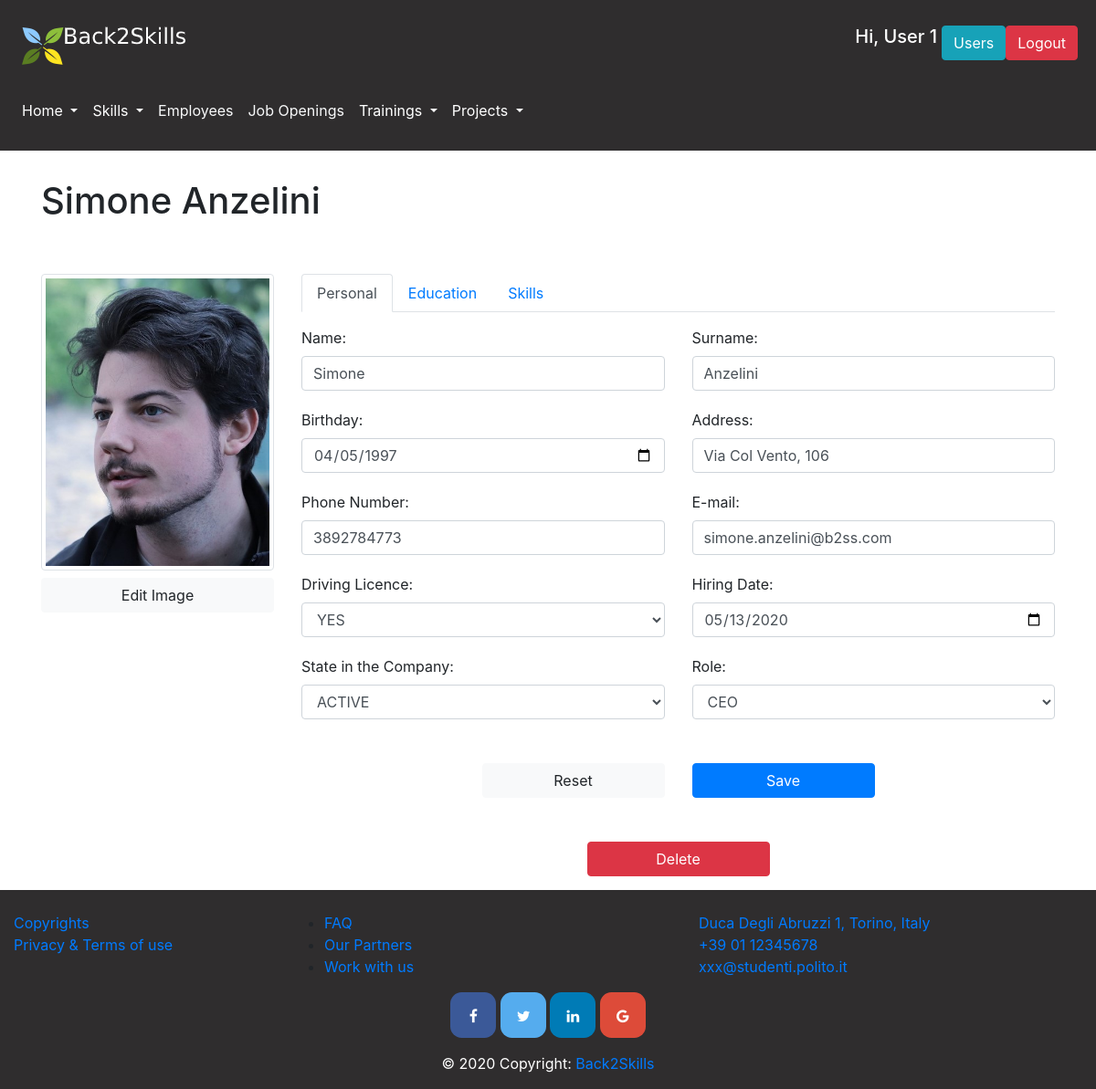
The app's page /edit_employee/12 (signed in) with its own data.
### database.py (models this page shows, shortened)
class User(db.Model):
    __tablename__ = 'user'
    id = db.Column(db.Integer, primary_key=True)
    name = db.Column(db.String)
    surname = db.Column(db.String)
    email = db.Column(db.String, nullable=False, unique=True)
    password = db.Column(db.String, nullable=False)
    admin = db.Column(db.Boolean)
    project = db.Column(db.Integer, db.ForeignKey('project.id'))
    @property
    def is_authenticated(self):
        return True

class Employee(db.Model):
    __tablename__ = 'employee'
    id = db.Column(db.Integer, primary_key=True)
    photo = db.Column(db.String(100), nullable=False, default='')
    cv = db.Column(db.String) #eventually we can put a link to the Curriculum Vitae file
    name = db.Column(db.String)
    surname = db.Column(db.String)
    email = db.Column(db.String)
    telephone = db.Column(db.String)
    date_of_birth = db.Column(db.Date)
    date_of_assumption = db.Column(db.Date)
    living_place = db.Column(db.String)
    driving_licence = db.Column(db.Boolean) #I would say we only specify whether he/she has it or not, so true or false
    role = db.Column(db.Integer, db.ForeignKey('role.id'))
    skill = db.relationship("Skill", secondary="employee_skill")
    training = db.relationship("Training", secondary="employee_training")
    project_role = db.relationship("Project_Role")
    state_in_company = db.Column(db.String)
    education_level = db.Column(db.String)
    language_certificate = db.Column(db.String)

### app.py (the view, shortened to what this page needs)
@app.route('/edit_employee/<int:id>', methods=['GET', 'POST'])
@login_required
def edit_employee(id):
    form = EmployeeForm()
    skills = get_skills()  # get all the skills in db
    form.role.choices = [(role.id, role.name) for role in get_roles()]
    if request.method == 'GET':
        employee = get_employee_by_id(id)
        form.name.data = employee.name
        form.surname.data = employee.surname
        form.birthday.data = employee.date_of_birth
        form.phone.data = employee.telephone
        form.email.data = employee.email
        form.driving_licence.data = employee.driving_licence
        form.living_place.data = employee.living_place
        form.date_of_assumption.data = employee.date_of_assumption
        form.state_in_company.data = employee.state_in_company
        form.role.data = employee.role
        form.education_level.data = employee.education_level
        form.language_certificate.data = employee.language_certificate
        employee_skills = get_skills_of_employee(employee.id)
        dic = []
        for employee_skill in employee_skills:
            grade = get_gradeofskill_by_emp_skill(id, employee_skill.id)
            dic.append((employee_skill.id, employee_skill.name, grade))
    return render_template('edit_employee.html', employee=employee, form=form, employee_skills=employee_skills,
                           skills=skills, dic=dic)

### templates/edit_employee.html (shortened to what this page needs)
{% extends "layout.html" %}
    {% block pageContent %}
    <div class="container">
        {% if current_user.is_authenticated and current_user.admin %}
        <div class="row mt-3">
            <div class="col-sm-10">
                <h1>{{ employee.name }} {{ employee.surname }}</h1>
            </div>
        </div>
        <form method=post enctype=multipart/form-data id="form">
            <div class="row mt-5">
                <div class="col-sm-3">
                    <div class="text-center">
                        {% if employee.photo != "default"%}
                        <img src="/static/images/profile/{{ employee.photo }}" class="avatar img-circle img-thumbnail"
                            alt="avatar" id="avatarImg">
                        {% else %}
                        <img src="http://ssl.gstatic.com/accounts/ui/avatar_2x.png"
                            class="avatar img-circle img-thumbnail" alt="avatar" id="avatarImg">
                        {% endif%}
                        <div class="mt-2">
                            <span class="btn btn-light btn-block btn-file">
                                Edit Image
                            </span>
                        </div>
                    </div>
                </div>
                <div class="col-sm-9">
                    <ul class="nav nav-tabs" id="myTab" role="tablist">
                        <li class="nav-item">
                            <a class="nav-link active" id="home-tab" data-toggle="tab" href="#home" role="tab"
                                aria-selected="true">Personal</a>
                        </li>
                        <li class="nav-item">
                            <a class="nav-link" id="profile-tab" data-toggle="tab" href="#profile" role="tab"
                                aria-selected="false">Education</a>
                        </li>
                        <li class="nav-item">
                            <a class="nav-link" id="skill-tab" data-toggle="tab" href="#skill" role="tab"
                                aria-selected="false">Skills</a>
                        </li>
                    </ul>
                    <div class="tab-content" id="myTabContent">
                        <div class="tab-pane fade show active" id="home" role="tabpanel" aria-labelledby="home-tab">
                            <div class="row mt-3">
                                <div class="col-6">
                                    {{ form.name.label }}
                                    {{ form.name(class='form-control') }}
                                </div>
                                <div class="col-6">
                                    {{ form.surname.label }}
                                    {{ form.surname(class='form-control') }}
                                </div>
                            </div>
                            <div class="row mt-3">
                                <div class="col-6 mt-1">
                                    {{ form.birthday.label }}
                                    {{ form.birthday(class='form-control',type="date") }}
                                </div>
                                <div class="col-6 mt-1">
                                    {{ form.living_place.label }}
                                    {{ form.living_place(class='form-control') }}
                                </div>
                            </div>
                            <div class="row mt-3">
                                <div class="col-6 mt-1">
                                    {{ form.phone.label }}
                                    {{ form.phone(class='form-control') }}
                                </div>
                                <div class="col-6 mt-1">
                                    {{ form.email.label }}
                                    {{ form.email(class='form-control') }}
                                </div>
                            </div>
                            <div class="row mt-3">
                                <div class="col-6 mt-1">
                                    {{ form.driving_licence.label }}
                                    {{ form.driving_licence(class='form-control') }}
                                </div>
                                <div class="col-6 mt-1">
                                    {{ form.date_of_assumption.label }}
                                    {{ form.date_of_assumption(class='form-control', type="date") }}
                                </div>
                            </div>
                            <div class="row mt-3">
                                <div class="col-6 mt-1">
                                    {{ form.state_in_company.label }}
                                    {{ form.state_in_company(class='form-control') }}
                                </div>
                                <div class="col-6 mt-1">
                                    {{ form.role.label }}
                                    {{ form.role(class='form-control') }}
                                </div>
                            </div>
                        </div>
                        <div class="row mt-5 ">
                            <div class="col-6 text-right">
                                <input type="reset" style="width: 200px" value="Reset" class="btn btn-light">
                            </div>
                            <div class="col-6">
                                {{ form.submit(class="btn btn-primary",style="width: 200px" ) }}{{ form.hidden_tag() }}
                            </div>
                        </div>
                        <div class="row mt-5 justify-content-center">
                            {% if employee!=None %}
                            <div>
                                <a style="width: 200px" class=" text-white btn btn-danger"
                                    href="{{ url_for('delete_employee_page',id=employee.id) }}">
                                    Delete
                                </a>
                            </div>
                            {% endif %}
                        </div>
                    </div>
                </div>
            </div>
        </form>
        {% else %}
            <h2>You must be an admin to edit a user's information</h2>
        {% endif %}
    </div>
    {% endblock %}

### templates/layout.html (shortened to what this page needs)
<!DOCTYPE html>
<html lang="en">
<head>
    <link rel="stylesheet" href="{{ url_for('static',filename='css/bootstrap.css') }}" >
    <link rel="stylesheet" href="{{ url_for('static',filename='css/bootstrap-override.css') }}" >
</head>
<body>
<header>
    <nav class="navbar navbar-expand-lg navbar-light light-dark" id="loginNavbar">
        <a class="navbar-brand" href="/home"><img src="/static/images/Logosmallwhite.png" alt=""></a>
        {% if current_user.is_authenticated%}
            <div class="btn-group ml-auto mr-1">
                <h5 style="color: white; margin-right: 5px;">Hi, {{ current_user.name }}</h5>
                {% if current_user.admin %}
                    <a href="/users"><button class="btn btn-info">Users</button></a>
                {% else %}
                    {% if current_user.project %}
                        <a href="/project/{{ current_user.project }}"><button class="btn btn-info">Your project</button></a>
                    {% endif %}
                {% endif %}
                <form action="/logout" method="POST">
                    <button type="submit" class="btn btn-danger">Logout</button>
                </form>
            </div>
        {% else %}
            <a href="/login" class="btn btn-info ml-auto mr-1" role="button">Login</a>
        {% endif %}
    </nav>
    <nav class="navbar navbar-expand-lg navbar-light text-white light-dark" id="menuNavbar">
        <div class="collapse navbar-collapse" id="navbarSupportedContent">
            <ul class="navbar-nav mr-auto">
                <li class="nav-item dropdown ">
                    <a class="nav-link dropdown-toggle text-white" href="#" id="homepageDropdown" role="button" data-toggle="dropdown" aria-haspopup="true" aria-expanded="false">
                        Home
                    </a>
                </li>
                <li class="nav-item dropdown">
                    <a class="nav-link dropdown-toggle text-white" href="/skills" id="skillsDropdown" role="button" data-toggle="dropdown" aria-haspopup="true" aria-expanded="false">
                        Skills
                    </a>
                </li>
                <li class="nav-item">
                    <a class="nav-link" href="/employees" id="employeesButton" role="button" aria-haspopup="true" aria-expanded="false" >
                        <p class="text-light"> Employees</p>
                    </a>
                </li>
                <li class="nav-item">
                    <a class="nav-link" href="/jobs" id="jobsButton" role="button" aria-haspopup="true" aria-expanded="false">
                        <p class="text-light">Job Openings</p>
                    </a>
                </li>
                <li class="nav-item dropdown">
                    <a class="nav-link dropdown-toggle text-white" href="#" id="trainingsDropdown" role="button" data-toggle="dropdown" aria-haspopup="true" aria-expanded="false">
                        Trainings
                    </a>
                </li>
                <li class="nav-item dropdown">
                    <a class="nav-link dropdown-toggle text-white" href="#" id="projectsDropdown" role="button" data-toggle="dropdown" aria-haspopup="true" aria-expanded="false">
                        Projects
                    </a>
                </li>
            </ul>
        </div>
    </nav>
</header>
<main role="main" id="main-container">
    {% block pageContent %}
    {% endblock %}
</main>
<footer class="page-footer font-small light-dark pt-4">
    <div class="container-fluid text-center text-md-left">
        <div class="row">
            <div class="col-md-3 mb-md-0 mb-3">
                <ul class="list-unstyled">
                    <li>
                        <a href="#">Copyrights</a>
                    </li>
                    <li>
                        <a href="#">Privacy & Terms of use</a>
                    </li>
                </ul>
            </div>
            <div class="col-md-3 mb-md-0 mb-3">
                <ul>
                    <li>
                        <a href="/faq" role="button">FAQ</a>
                    </li>
                    <li>
                        <a href="#">Our Partners</a>
                    </li>
                    <li>
                        <a href="#">Work with us</a>
                    </li>
                </ul>
            </div>
            <div class="col-md-3 mx-auto">
                <ul class="list-unstyled">
                    <li>
                        <a href="#!">Duca Degli Abruzzi 1, Torino, Italy</a>
                    </li>
                    <li>
                        <a href="#!">+39 01 12345678</a>
                    </li>
                    <li>
                        <a href="#!">xxx@studenti.polito.it</a>
                    </li>
                </ul>
            </div>
        </div>
    </div>
    <div class="container">
        <div class="mx-auto" style="width: 400px;">
            <link rel="stylesheet" href="https://cdnjs.cloudflare.com/ajax/libs/font-awesome/4.7.0/css/font-awesome.min.css">
            <div class=" text-center">
                <a href="#" class="fa fa-facebook" style="font-size: medium"></a>
                <a href="#" class="fa fa-twitter" style="font-size: medium"></a>
                <a href="#" class="fa fa-linkedin" style="font-size: medium"></a>
                <a href="#" class="fa fa-google" style="font-size: medium"></a>
            </div>
        </div>
    </div>
    <div class="footer-copyright text-white text-center py-3">© 2020 Copyright:
        <a href=""> Back2Skills</a>
    </div>
</footer>
</body>
</html>

### records on screen
User: name "User 1"
Employee: name "Simone", surname "Anzelini", photo (picture), living_place "Via Col Vento, 106", email "simone.anzelini@b2ss.com", driving_licence "YES", date_of_assumption "05/13/2020", state_in_company "ACTIVE", role "CEO"
